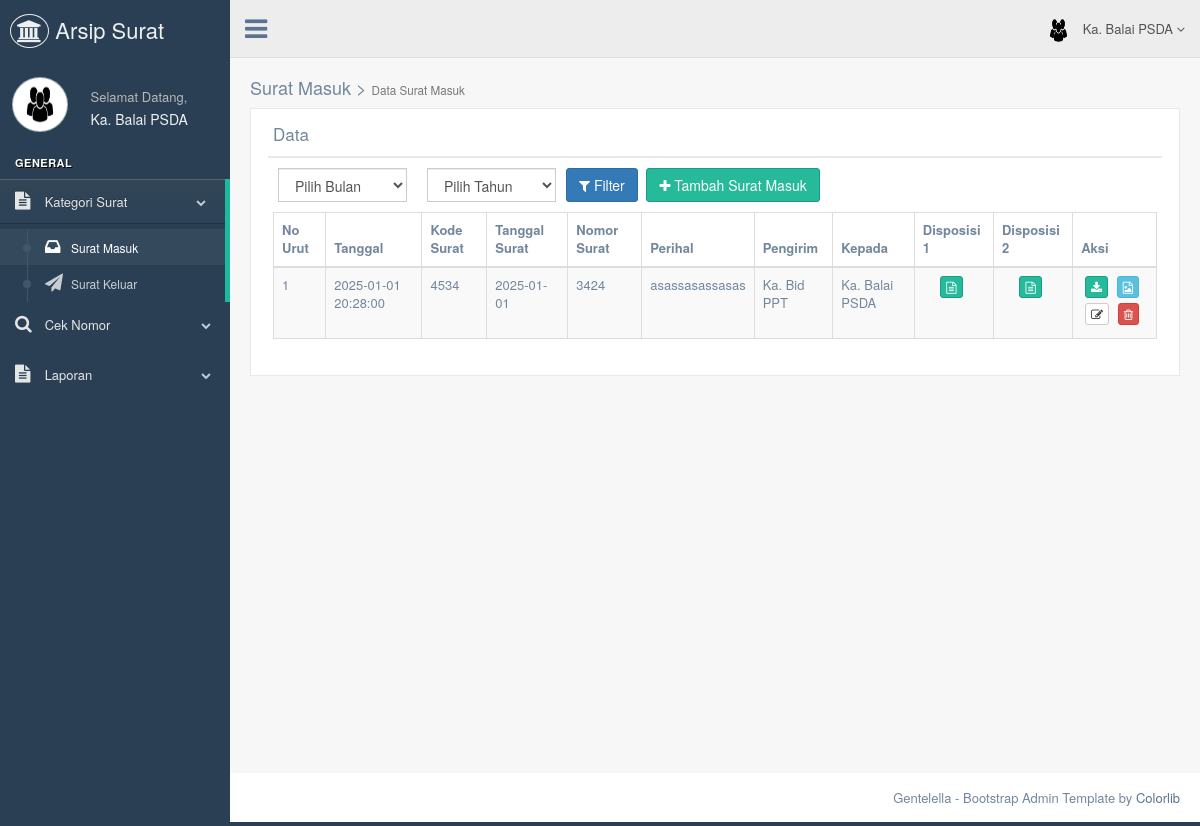
/bagian/datasuratmasuk.php (signed in), run on an earlier commit of the app's database.
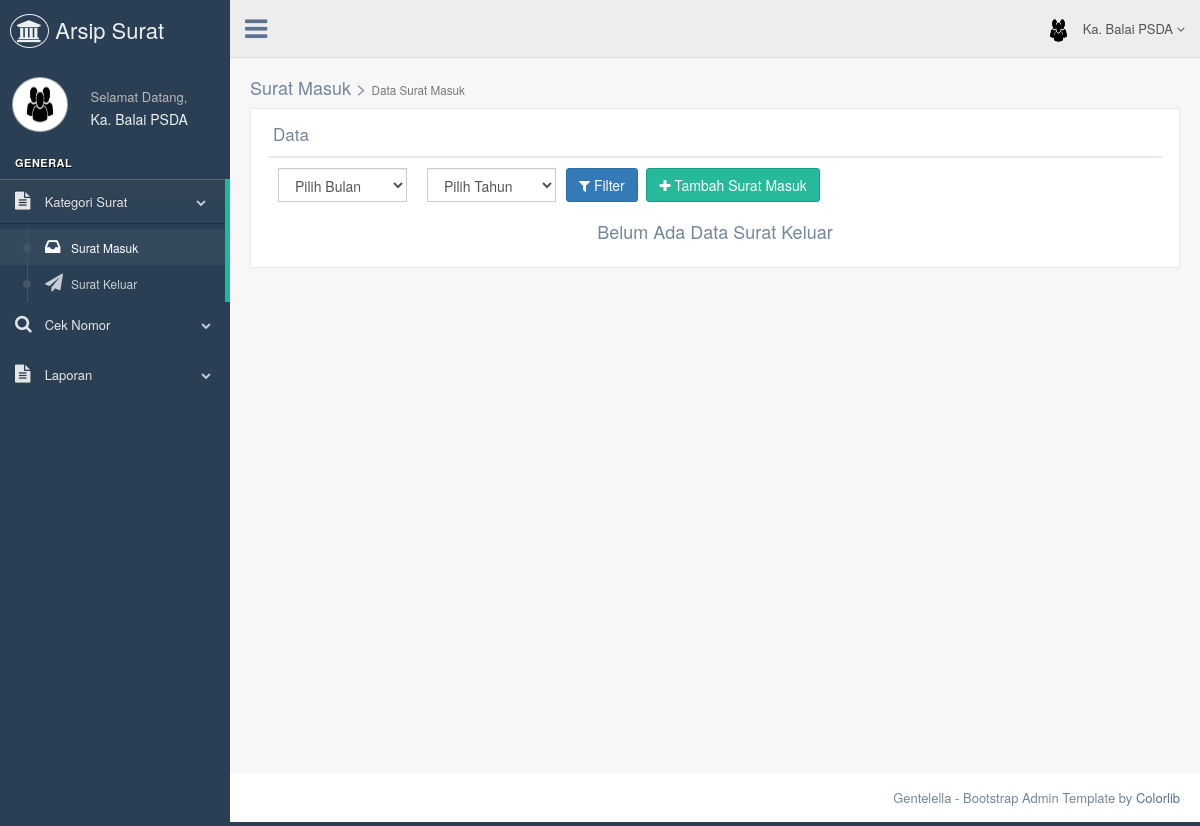
And on a later commit of the database.
### tables this page shows
CREATE TABLE `tb_surat` (
  `id` int NOT NULL AUTO_INCREMENT,
  `kode_surat` varchar(100) DEFAULT NULL,
  `nomor_surat` varchar(100) DEFAULT NULL,
  `nomor_urut` varchar(100) DEFAULT NULL,
  `tanggal` datetime DEFAULT CURRENT_TIMESTAMP,
  `tanggal_surat` date DEFAULT NULL,
  `penerima` varchar(255) DEFAULT NULL,
  `pengirim` varchar(255) DEFAULT NULL,
  `perihal` text,
  `kategori` enum('Surat Masuk','Surat Keluar') DEFAULT NULL,
  `file_surat` varchar(255) DEFAULT NULL,
  `id_bagian_pengirim` int DEFAULT NULL,
  `id_bagian_penerima` int DEFAULT NULL,
  `created_at` timestamp NULL DEFAULT CURRENT_TIMESTAMP,
  `updated_at` timestamp NULL DEFAULT CURRENT_TIMESTAMP ON UPDATE CURRENT_TIMESTAMP,
  `disposisi_1` text,
  `tanggal_disposisi_1` datetime DEFAULT NULL,
  `disposisi_2` text,
  `tanggal_disposisi_2` datetime DEFAULT NULL,
  `disposisi_3` text,
  `tanggal_disposisi_3` datetime DEFAULT NULL,
  PRIMARY KEY (`id`),
  KEY `id_bagian_pengirim` (`id_bagian_pengirim`),
  KEY `id_bagian_penerima` (`id_bagian_penerima`),
  CONSTRAINT `tb_surat_ibfk_1` FOREIGN KEY (`id_bagian_pengirim`) REFERENCES `tb_bagian` (`id_bagian`) ON DELETE SET NULL,
  CONSTRAINT `tb_surat_ibfk_2` FOREIGN KEY (`id_bagian_penerima`) REFERENCES `tb_bagian` (`id_bagian`) ON DELETE SET NULL
);

### bagian/datasuratmasuk.php (the view, shortened to what the changed rows need)
<!DOCTYPE html>
<html lang="en">
<head>
  <link href="../assets/vendors/bootstrap/dist/css/bootstrap.min.css" rel="stylesheet">
  <link href="../assets/vendors/font-awesome/css/font-awesome.min.css" rel="stylesheet">
  <link href="../assets/vendors/nprogress/nprogress.css" rel="stylesheet">
  <link href="../assets/vendors/iCheck/skins/flat/green.css" rel="stylesheet">
  <link href="../assets/vendors/datatables.net-bs/css/dataTables.bootstrap.min.css" rel="stylesheet">
  <link href="../assets/vendors/datatables.net-buttons-bs/css/buttons.bootstrap.min.css" rel="stylesheet">
  <link href="../assets/vendors/datatables.net-fixedheader-bs/css/fixedHeader.bootstrap.min.css" rel="stylesheet">
  <link href="../assets/vendors/datatables.net-responsive-bs/css/responsive.bootstrap.min.css" rel="stylesheet">
  <link href="../assets/vendors/datatables.net-scroller-bs/css/scroller.bootstrap.min.css" rel="stylesheet">
  <link href="../assets/build/css/custom.min.css" rel="stylesheet">
</head>
<body class="nav-md">
  <div class="container body">
    <div class="main_container">
      <?php
      include("sidebarmenu.php");
      ?>
      <div class="right_col" role="main">
        <div class="">
          <div class="page-title">
            <div class="title_right">
              <h2>Surat Masuk > <small>Data Surat Masuk</small></h2>
            </div>
          </div>
          <div class="row">
            <div class="col-md-12 col-sm-12 col-xs-12">
              <div class="x_panel">
                <div class="x_title">
                  <h2>Data<small>Surat Masuk</small></h2>
                </div>
                <div class="x_content">
                  <?php
                  include '../koneksi/koneksi.php';
                  $nama = isset($_SESSION['nama']) ? $_SESSION['nama'] : '';
                  $sql1 = "SELECT * FROM tb_surat WHERE";
                  $conditions = [];
                  $conditionsMasuk = implode(' AND ', $conditions);
                  if (!empty($conditionsMasuk)) {
                    $conditionsMasuk = "kategori = 'Surat Masuk' AND ($conditionsMasuk OR pengirim = '$nama')";
                  } else {
                    $conditionsMasuk = "kategori = 'Surat Masuk' AND pengirim = '$nama'";
                  }
                  $conditionsKeluar = "kategori = 'Surat Keluar' AND penerima = '$nama'";
                  $sql1 .= " ($conditionsMasuk) OR ($conditionsKeluar)";
                  $sql1 .= " ORDER BY id ASC";
                  $query1 = mysqli_query($db, $sql1);
                  $total = mysqli_num_rows($query1);
                  if ($total == 0) {
                    echo "<center><h2>Belum Ada Data Surat Keluar</h2></center>";
                  } else { ?>
                    <table id="datatable" class="table table-striped table-bordered">
                      <thead>
                        <tr>
                          <th>No Urut</th>
                          <th>Tanggal</th>
                          <th>Kode Surat</th>
                          <th>Tanggal Surat</th>
                          <th>Nomor Surat</th>
                          <th>Perihal</th>
                          <th>Pengirim</th>
                          <th>Kepada</th>
                          <th>Disposisi 1</th>
                          <th>Disposisi 2</th>
                          <th>Aksi</th>
                        </tr>
                      </thead>
                      <tbody>
                        <?php
                        $no = 1;
                        while ($data = mysqli_fetch_array($query1)) { ?>
                          <tr>
                            <td><?= $no++; ?></td>
                            <td><?= $data['tanggal']; ?></td>
                            <td><?= $data['kode_surat']; ?></td>
                            <td><?= $data['tanggal_surat']; ?></td>
                            <td><?= $data['nomor_surat']; ?></td>
                            <td><?= $data['perihal']; ?></td>
                            <td><?= $data['pengirim']; ?></td>
                            <td><?= $data['penerima']; ?></td>
                            <td style="text-align:center;">
                              <a href="../cetak/disposisi.php?id=<?= $data['id'] ?>">
                                <button type="button" title="Unduh File" class="btn btn-success btn-xs">
                                  <i class="fa fa-file-text-o"></i>
                                </button>
                              </a>
                            </td>
                            <td style="text-align:center;">
                              <a href="../cetak/cetak.php?id=<?= $data['id'] ?>">
                                <button type="button" title="Unduh File" class="btn btn-success btn-xs">
                                  <i class="fa fa-file-text-o"></i>
                                </button>
                              </a>
                            </td>
                            <td style="text-align:center;">
                              <a href="../admin/surat_masuk/<?= $data['file_surat'] ?>" download>
                                <button type="button" title="Unduh File" class="btn btn-success btn-xs">
                                  <i class="fa fa-download"></i>
                                </button>
                              </a>
                              <a href="detail-suratmasuk.php?id=<?= $data['id']; ?>">
                                <button type="button" title="Detail" class="btn btn-info btn-xs">
                                  <i class="fa fa-file-image-o"></i>
                                </button>
                              </a>
                              <a href="editsuratmasuk.php?id=<?= $data['id']; ?>">
                                <button type="button" title="Edit" class="btn btn-default btn-xs">
                                  <i class="fa fa-edit"></i>
                                </button>
                              </a>
                              <a onclick="return konfirmasi()" href="proses/proses_hapussuratmasuk.php?id=<?= $data['id']; ?>">
                                <button type="button" title="Hapus" class="btn btn-danger btn-xs">
                                  <i class="fa fa-trash-o"></i>
                                </button>
                              </a>
                            </td>
                          </tr>
                        <?php } ?>
                      </tbody>
                    </table>
                  <?php } ?>
                </div>
              </div>
            </div>
          </div>
        </div>
      </div>
    </div>
  </div>
</body>
</html>

What changed in the data, as far as the page shows it:
removed tb_surat: tanggal "2025-01-01 20:28:00", kode_surat "4534", tanggal_surat "2025-01-01", nomor_surat "3424", perihal "asassasassasas", pengirim "Ka. Bid PPT", penerima "Ka. Balai PSDA"
Also different on the page:
text no longer shown: "No Urut Tanggal Kode Surat Tanggal Surat Nomor Surat Perihal Pengirim Kepada Disposisi 1 Disposisi 2 Aksi"
text now shown: "Belum Ada Data Surat Keluar"
